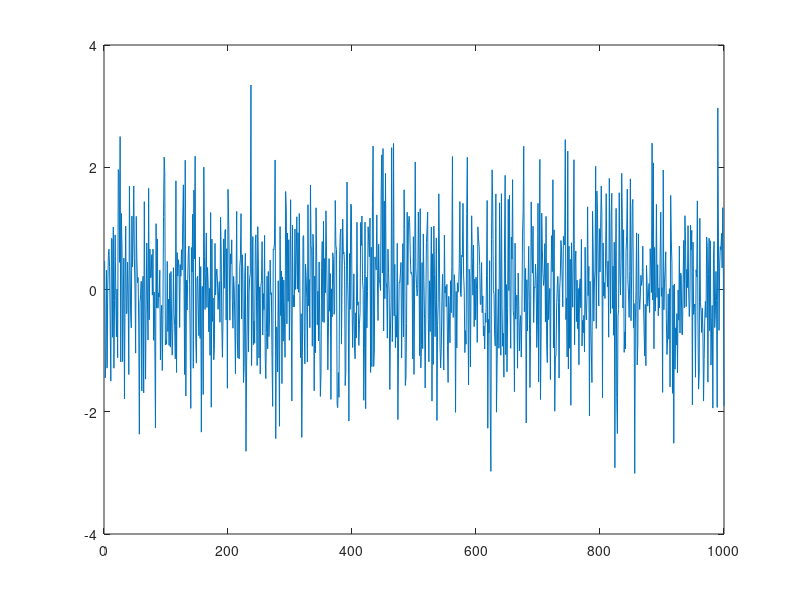

Write the MATLAB code that produced this figure. (Note: this script raises an error after producing the figure.)
clear all;
close all;
xi = randn (1, 1000);
figure;
plot(xi);

x_n(1) = min(xi);
x_n(L+1) = max(xi);
[x_n(2:L), y_n] = lloyds(xi, y);

for j = 1 : length (xi)
    for i = 1 : L
        if xi(j) >= x_n(i) && xi(j) <= x_n(i+1)
            eta_n(j) = y_n(i);
        end
    end
end
figure;
plot(eta_n);
figure;
plot(xi, eta_n, '*');